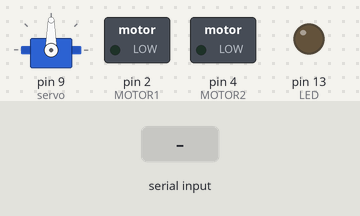
Bench run of a sketch on a simulated Arduino Uno, built with avr-gcc and run on an emulated ATmega328P. On the bench: servo, switched loads named in the sketch (green lamp = pin HIGH), output pins drawn as LEDs (lit = HIGH). The inputs (shaded band) are chosen by the test bench.

Above: at 3.2 s.
3.3 s: "1" received over Serial
At 3.7 s:
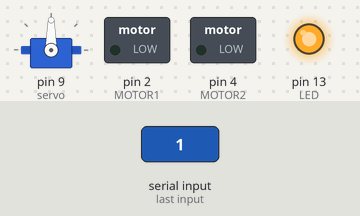
4.8 s: "j" received over Serial
At 6.1 s:
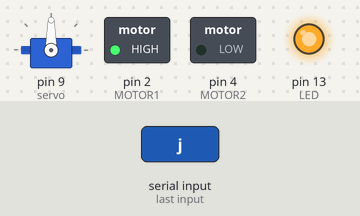
6.4 s: "0" received over Serial
At 7.3 s:
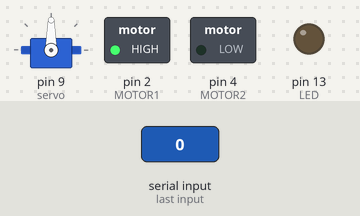
7.9 s: "l" received over Serial
At 8.5 s:
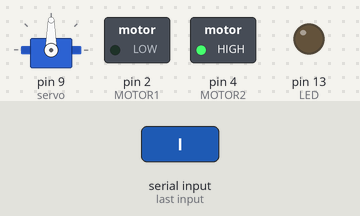
9.5 s: "a" received over Serial
At 10.7 s:
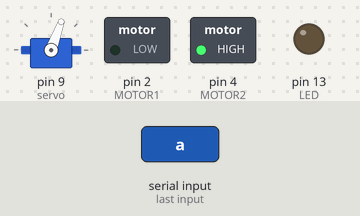
11.0 s: "k" received over Serial
At 12.0 s:
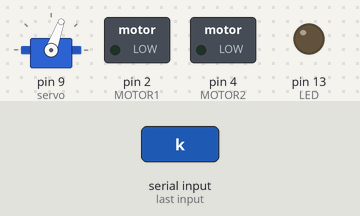
Timing chart, 0 to 13.6 s (numbered marks = the images above; inputs shaded):
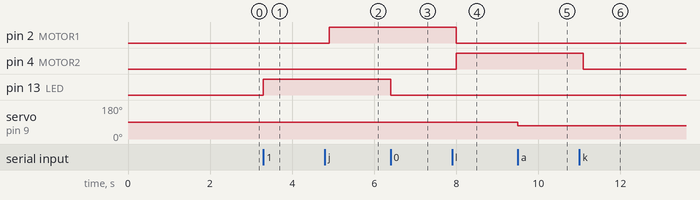

Measured:
- after the input at 3.3 s, pin 13 (LED): LOW → HIGH at once
- after the input at 4.8 s, pin 2 (MOTOR1): LOW → HIGH after 0.10 s
- after the input at 6.4 s, pin 13 (LED): HIGH → LOW at once
- after the input at 7.9 s, pin 2 (MOTOR1): HIGH → LOW after 0.10 s; pin 4 (MOTOR2): LOW → HIGH after 0.10 s
- after the input at 9.5 s, servo on pin 9 (servo): 90° → 70° at once
- after the input at 11.0 s, pin 4 (MOTOR2): HIGH → LOW after 0.10 s

The sketch:

radicontest.ino
```cpp
#include <Servo.h>

#define LED 13
#define MOTOR1 2
#define MOTOR2 4

Servo servo;

void setup() {
  Serial.begin(9600);
  pinMode(LED, OUTPUT);
  pinMode(MOTOR1, OUTPUT);
  pinMode(MOTOR2, OUTPUT);
  servo.attach(9);
  delay(2000);

}

void motorGo() {
  delay(100);
  digitalWrite(MOTOR1, HIGH);
  digitalWrite(MOTOR2, LOW);
}

void motorBack() {
  delay(100);
  digitalWrite(MOTOR1, LOW);
  digitalWrite(MOTOR2, HIGH);
}

void motorStop() {
  delay(100);
  digitalWrite(MOTOR1, LOW);
  digitalWrite(MOTOR2, LOW);
}

void loop() {
  while (Serial.available()) {
    char c = Serial.read();
    switch(c) {
    case '0':
      digitalWrite(LED, LOW);
      break;
    case '1':
      digitalWrite(LED, HIGH);
      break;
    case 'j':
      motorGo();
      break;
    case 'k':
      motorStop();
      break;
    case 'l':
      motorBack();
      break;
    case 'a':
      servo.write(70);
      break;
    case 's':
      servo.write(90);
      break;
    case 'd':
      servo.write(110);
      break;
    }
  }
}
```
